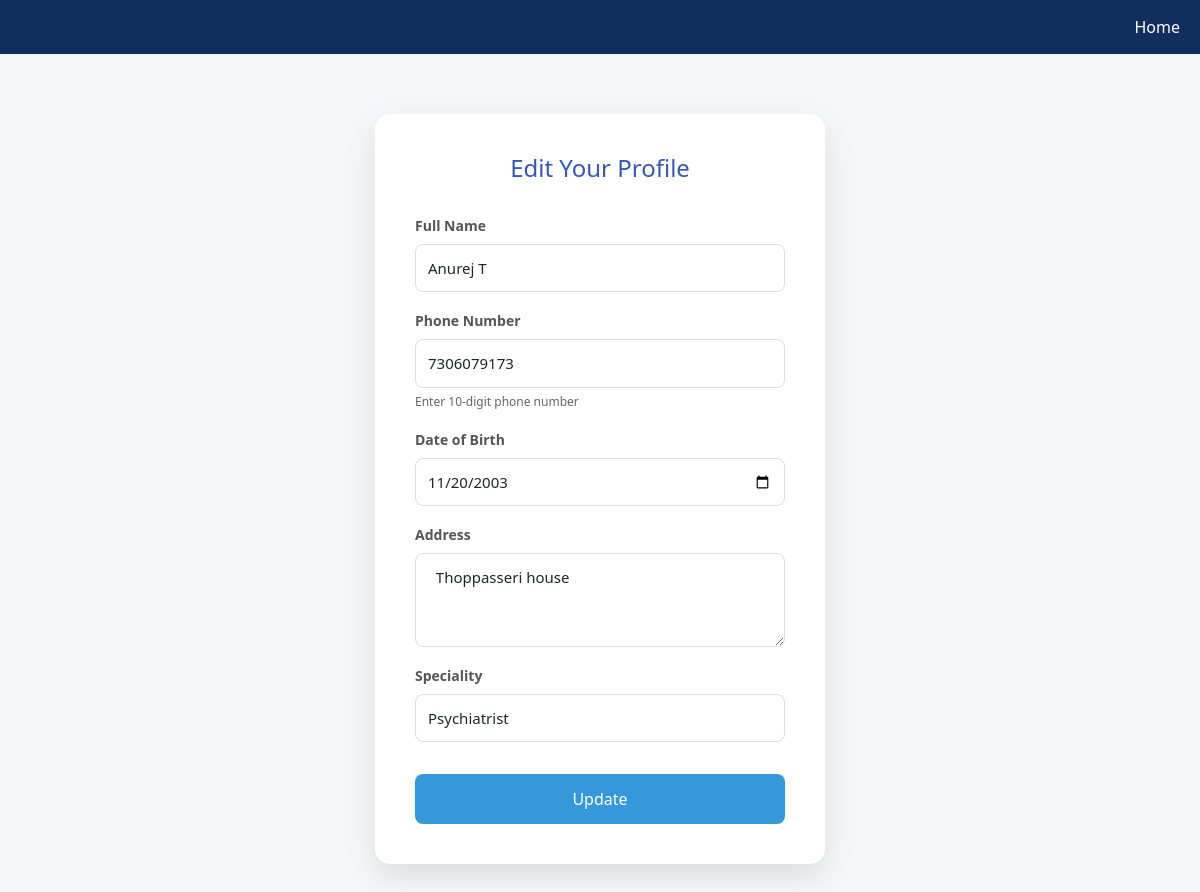
/update_doctor (signed in), run on an earlier commit of the app's database.
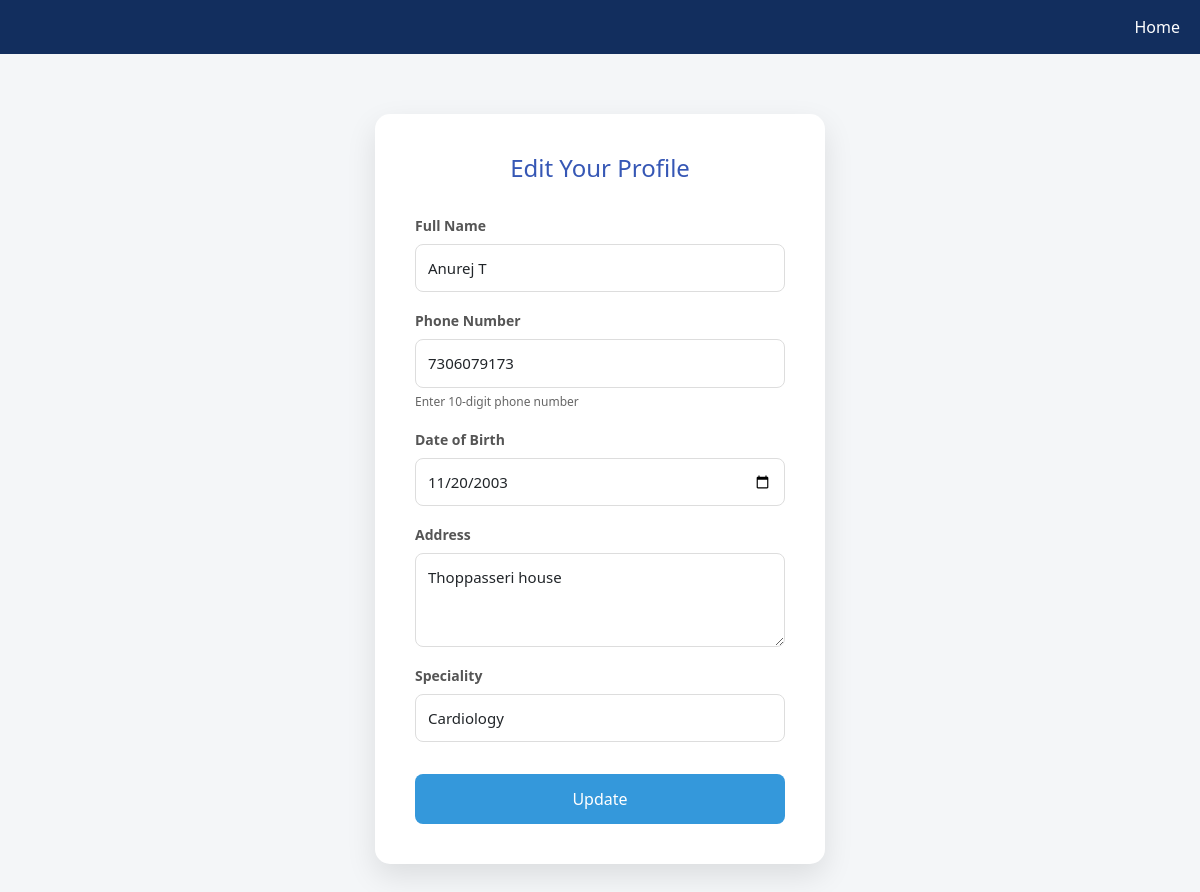
And on a later commit of the database.
### models.py (models this page shows)
class Doctor(db.Model):
    id = db.Column(db.Integer, primary_key = True)
    full_name = db.Column(db.String())
    phone_no = db.Column(db.String(), unique = True, nullable = False)
    dob = db.Column(db.Date)
    address = db.Column(db.String())
    password = db.Column(db.String())
    doct_id = db.Column(db.String(), unique = True)
    specialization = db.Column(db.String())
    is_approved = db.Column(db.Boolean, default = False)
    appointments = db.relationship('Appointment', backref='doctor')

### app.py (the view, shortened to what this page needs)
@app.route('/update_doctor', methods = ['GET', 'POST'])
def update_doctor():
    doctor_id = session.get('doctor_id')
    doctor = Doctor.query.filter_by(id = doctor_id).first()
    return render_template('update_doc.html', doctor = doctor)

### templates/update_doc.html (shortened to what this page needs)
<!DOCTYPE html>
<html lang="en">
<head>
    <link href="https://cdn.jsdelivr.net/npm/bootstrap@5.3.3/dist/css/bootstrap.min.css" rel="stylesheet">
</head>
<body>
    <nav>
        <div class="nav-container">
            <a href="/">Home</a>
        </div>
    </nav>
    <div class="form-container">
        <h2>Edit Your Profile</h2>
        <form action="/update_doctor" method="POST">
            <div class="mb-3">
                <label for="fullName" class="form-label">Full Name</label>
                <input type="text" id="fullName" name="full_name" class="form-control" value="{{ doctor.full_name }}" required>
            </div>
            <div class="mb-3">
                <label for="phone" class="form-label">Phone Number</label>
                <input type="tel" id="phone" name="phone" class="form-control" pattern="[0-9]{10}" value="{{ doctor.phone_no }}" required>
                <div class="form-text">Enter 10-digit phone number</div>
            </div>
            <div class="mb-3">
                <label for="dob" class="form-label">Date of Birth</label>
                <input type="date" id="dob" name="dob" class="form-control" value="{{ doctor.dob }}" required>
            </div>
            <div class="mb-3">
                <label for="address" class="form-label">Address</label>
                <textarea id="address" name="address" class="form-control" rows="3" required>{{ doctor.address }}</textarea>
            </div>
            <div class="mb-3">
                <label for="speciality" class="form-label">Speciality</label>
                <select name="speciality" id="speciality" class="form-control" required>
                    <option value="cardiology" {% if 'cardiology' in doctor.specialization %}selected{% endif %}>Cardiology</option>
                    <option value="psychiatrist" {% if 'psychiatrist' in doctor.specialization %}selected{% endif %}>Psychiatrist</option>
                </select>
            </div>
            <input type="submit" class="btn btn-custom mt-3" value="Update">
        </form>
    </div>
</body>
</html>

What changed in the data, as far as the page shows it:
changed Doctor "Anurej T": speciality "Psychiatrist" → "Cardiology"
